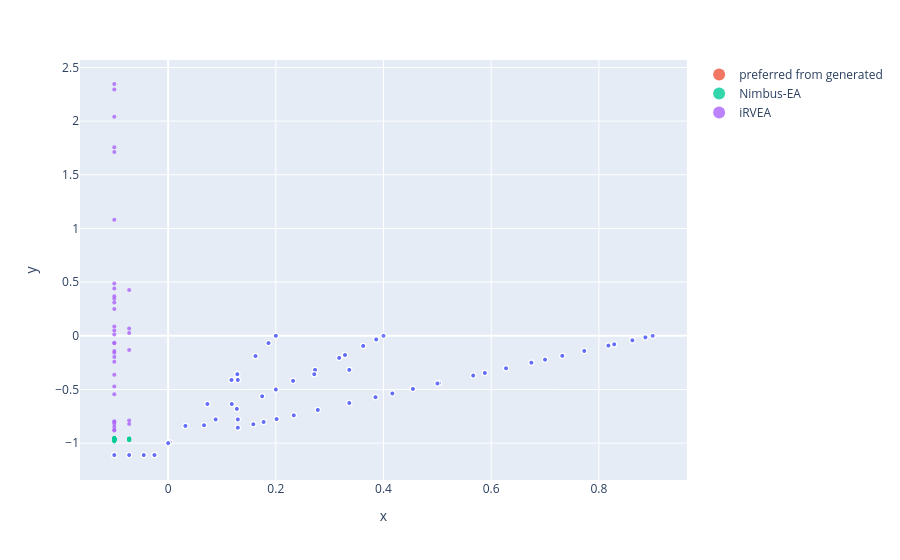

This figure's notebook cell:
### Code cell
fig = ex.scatter(
    x=scalar_data[:,0],
    y=scalar_data[:,1],
    size_max=5,
    size=[2]*len(scalar_data),
    labels="All")
scalar_non_dom = scalar_data[nds(scalar_data)[0][0]]
fig.add_trace(go.Scatter(x=scalar_non_dom[:,0],
        y=scalar_non_dom[:,1],
        name="preferred from generated",
        mode='markers',
        marker=dict(
            size=2,
            opacity=0.8
        )))
nimbea = evo_NSGA.population.objectives
nimbea = np.asarray([scalar(nimbea, response) for scalar in evo_NSGA.scalarization_methods]).T

fig.add_trace(go.Scatter(x=scalar_non_dom[:,0],
        y=nimbea[:,1],
        name="Nimbus-EA",
        mode='markers',
        marker=dict(
            size=4,
            opacity=0.8
        )))

rvea = ea.population.objectives
rvea = np.asarray([scalar(rvea, response) for scalar in evo_NSGA.scalarization_methods]).T

fig.add_trace(go.Scatter(x=scalar_non_dom[:,0],
        y=rvea[:,1],
        name="iRVEA",
        mode='markers',
        marker=dict(
            size=4,
            opacity=0.8
        )))

### Figure 1 — Plotly figure (JSON) as saved in the notebook; plotly's stock layout.template omitted (floating-point values rounded to 4 significant figures; data arrays with more than 128 entries replaced by an {"elided": "..."} marker saying what was removed)
{"data": [{"hoverlabel": {"namelength": 0}, "hovertemplate": "x=%{x}<br>y=%{y}<br>size=%{marker.size}", "legendgroup": "", "marker": {"color": "#636efa", "size": {"elided": "11440 int values"}, "sizemode": "area", "sizeref": 0.08, "symbol": "circle"}, "mode": "markers", "name": "", "showlegend": false, "type": "scattergl", "x": {"elided": "11440 float values"}, "xaxis": "x", "y": {"elided": "11440 float values"}, "yaxis": "y"}, {"marker": {"opacity": 0.8, "size": 2}, "mode": "markers", "name": "preferred from generated", "type": "scatter", "x": [-0.1, -0.1, -0.1, -0.1, -0.1, -0.1, -0.1, -0.1, -0.1, -0.1, -0.1, -0.1, -0.1, -0.1, -0.1, -0.1, -0.1, -0.1, -0.1, -0.1, -0.07239, -0.07239, -0.07239, -0.07239, -0.07239, -0.1, -0.1, -0.1, -0.1, -0.1, -0.1, -0.1, -0.1, -0.1, -0.1, -0.07239], "y": [-1.111, -1.111, -1.111, -1.111, -1.111, -1.111, -1.111, -1.111, -1.111, -1.111, -1.111, -1.111, -1.111, -1.111, -1.111, -1.111, -1.111, -1.111, -1.111, -1.111, -1.111, -1.111, -1.111, -1.111, -1.111, -1.111, -1.111, -1.111, -1.111, -1.111, -1.111, -1.111, -1.111, -1.111, -1.111, -1.111]}, {"marker": {"opacity": 0.8, "size": 4}, "mode": "markers", "name": "Nimbus-EA", "type": "scatter", "x": [-0.1, -0.1, -0.1, -0.1, -0.1, -0.1, -0.1, -0.1, -0.1, -0.1, -0.1, -0.1, -0.1, -0.1, -0.1, -0.1, -0.1, -0.1, -0.1, -0.1, -0.07239, -0.07239, -0.07239, -0.07239, -0.07239, -0.1, -0.1, -0.1, -0.1, -0.1, -0.1, -0.1, -0.1, -0.1, -0.1, -0.07239], "y": [-0.9676, -0.9553, -0.9574, -0.9551, -0.9585, -0.9714, -0.9665, -0.964, -0.9556, -0.9847, -0.9724, -0.968, -0.9701, -0.9723, -0.9633, -0.9545, -0.9561, -0.9675, -0.9682, -0.9564, -0.965, -0.9739, -0.9584, -0.956, -0.9583, -0.9575, -0.9616, -0.9637, -0.9577, -0.9564, -0.9761, -0.9559, -0.958, -0.964, -0.976, -0.9679, -0.9622, -0.9872, -0.9647, -0.9553, -0.9652, -0.9546, -0.9731, -0.9523, -0.9549, -0.961, -0.9659, -0.9646, -0.9666, -0.9543, -0.969, -0.9612, -0.9588, -0.9538, -0.9767, -0.9637, -0.9559, -0.9655, -0.9629, -0.9558, -0.9624, -0.9716, -0.9645, -0.9656, -0.9699, -0.9545, -0.9751, -0.954, -0.9694, -0.9775, -0.9867, -0.9687, -0.964, -0.9541, -0.9651, -0.9648, -0.9605, -0.9681, -0.9669, -0.9599, -0.9658, -0.9748, -0.9735, -0.9863, -0.9743, -0.9542, -0.9866, -0.9707, -0.962, -0.9641, -0.9826, -0.957, -0.9601, -0.9869, -0.9565, -0.9564, -0.9568, -0.9748, -0.9508, -0.9849, -0.987]}, {"marker": {"opacity": 0.8, "size": 4}, "mode": "markers", "name": "iRVEA", "type": "scatter", "x": [-0.1, -0.1, -0.1, -0.1, -0.1, -0.1, -0.1, -0.1, -0.1, -0.1, -0.1, -0.1, -0.1, -0.1, -0.1, -0.1, -0.1, -0.1, -0.1, -0.1, -0.07239, -0.07239, -0.07239, -0.07239, -0.07239, -0.1, -0.1, -0.1, -0.1, -0.1, -0.1, -0.1, -0.1, -0.1, -0.1, -0.07239], "y": [-0.8031, 2.346, 2.042, 1.757, -0.4724, -0.8744, -0.8465, 2.294, -0.1579, -0.0686, -0.06458, 0.2506, 1.081, -0.8187, 0.4884, 0.4402, -0.1411, -0.5435, -0.1976, 0.05024, 0.4268, 0.02564, -0.1322, -0.8215, -0.7896, -0.883, 0.3679, 0.3452, -0.797, 0.3095, -0.241, -0.364, 0.01248, 1.713, 0.08548, 0.06902, -0.7204, 0.6507, 0.1317, 0.3224, 0.1408, 2.034, 0.004033, 0.2445, 0.04299, -0.2297, 0.5636, 0.369, 0.4871, 0.35, -0.01341, -0.2153, -0.1176, -0.3424, 0.6608, 0.4111, -0.4947, -0.4654, -0.001227, -0.4952, 0.09052, -0.4966, -0.4862, 0.5838, 0.07591, 0.4087, -0.1396, 1.097, 0.3349, -0.7304, 0.1583, 0.3733, -0.2853, 0.1493, 0.5782, -0.2608, -0.4081, 0.3853, -0.1013, -0.1603, 2.139, 0.6868, -0.7681, 0.1361, 0.3448, 1.115, -0.716, 0.3597, 0.4957, -0.02781, -0.5041, 0.07328, -0.7183, 0.509]}], "layout": {"legend": {"itemsizing": "constant", "tracegroupgap": 0}, "margin": {"t": 60}, "xaxis": {"anchor": "y", "domain": [0, 1], "title": {"text": "x"}}, "yaxis": {"anchor": "x", "domain": [0, 1], "title": {"text": "y"}}}}
